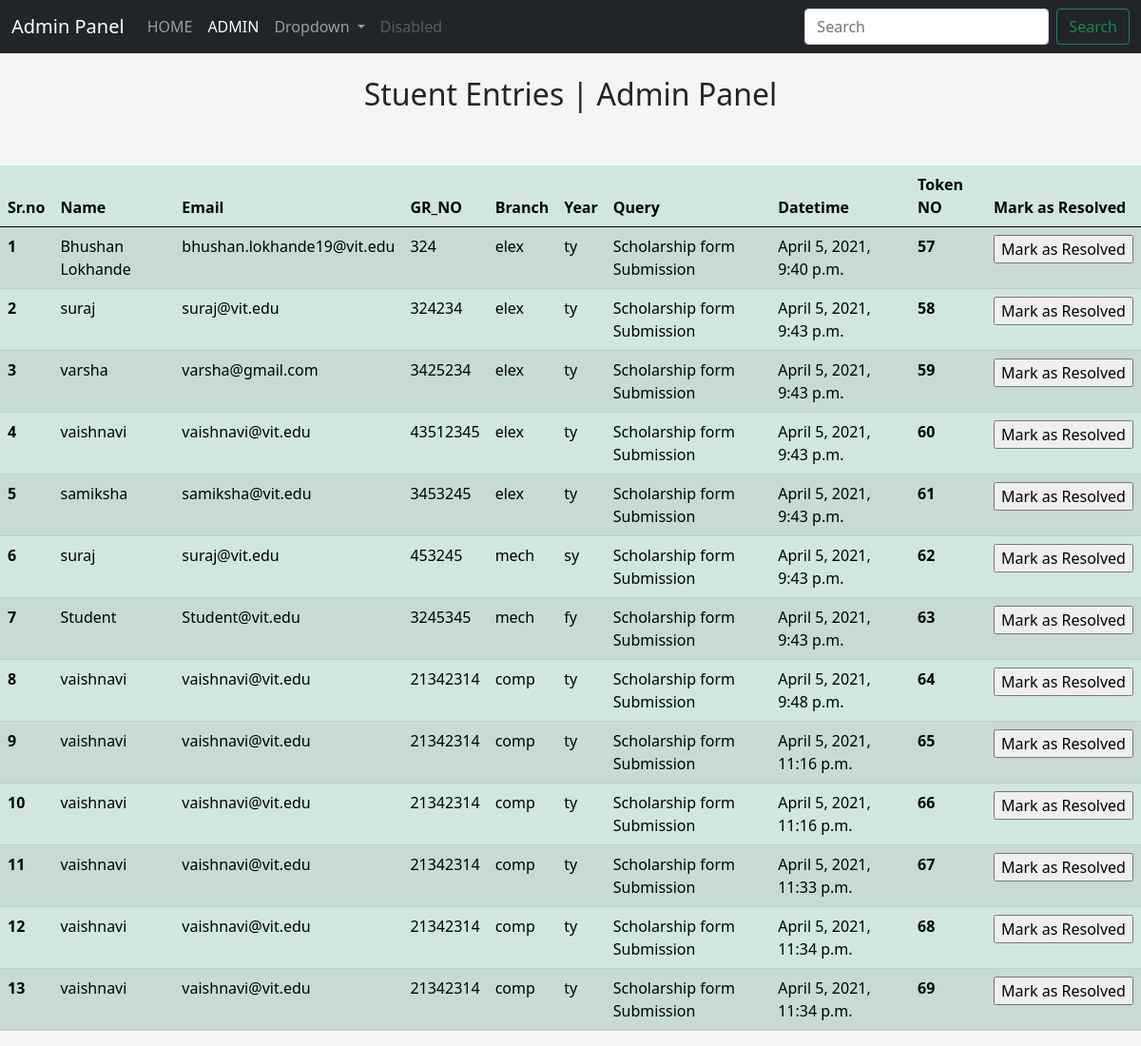
/adminview/, run on an earlier commit of the app's database.
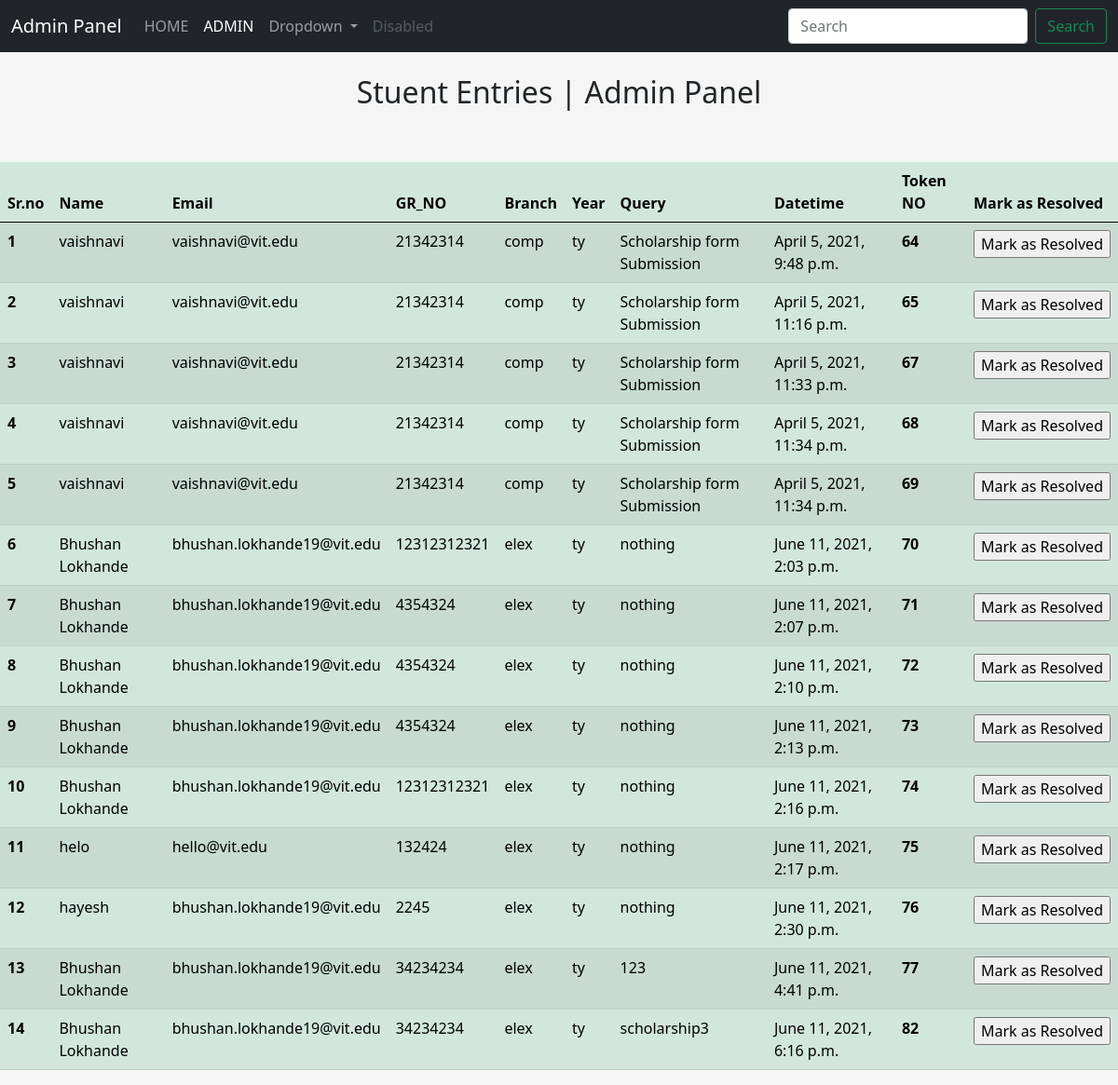
And on a later commit of the database.
### Tokenapp/models.py (models this page shows, shortened)
class Student(models.Model):
        name = models.CharField(max_length=20)
        token = models.IntegerField(default=0)
        email = models.EmailField()
        gr_no = models.IntegerField()
        branch = models.CharField(max_length=10)
        year = models.CharField(max_length=12)
        query = models.CharField(max_length=200, null=True, blank=True)
        date = models.DateTimeField(auto_now=True)

### Tokenapp/views.py (the view)
# urls.py: path("adminview/",views.adminview,name="adminview"),
def adminview(request):
    registrations = Student.objects.all()
    context={
        'entries': registrations
    }
    return render(request,'adminview.html',context)

### templates/adminview.html (shortened to what this page needs)
<!doctype html>
{% load static %}
<html lang="en">
    <head>
    <link href="https://cdn.jsdelivr.net/npm/bootstrap@5.0.0-beta3/dist/css/bootstrap.min.css" rel="stylesheet">
    </head>
    <body style="background-color:rgb(245, 245, 245); margin: 0; padding: 0;">
        <nav class="navbar navbar-expand-lg navbar-dark bg-dark">
            <div class="container-fluid">
              <a class="navbar-brand" href="#">Admin Panel</a>
              <div class="collapse navbar-collapse" id="navbarSupportedContent">
                <ul class="navbar-nav me-auto mb-2 mb-lg-0">
                  <li class="nav-item">
                    <a class="nav-link " aria-current="page" href="/" target="_self">HOME</a>
                  </li>
                  <li class="nav-item">
                    <a class="nav-link active" href="/adminview">ADMIN</a>
                  </li>
                  <li class="nav-item dropdown">
                    <a class="nav-link dropdown-toggle" href="#" id="navbarDropdown" role="button" data-bs-toggle="dropdown" aria-expanded="false">
                      Dropdown
                    </a>
                  </li>
                  <li class="nav-item">
                    <a class="nav-link disabled" href="#" tabindex="-1" aria-disabled="true">Disabled</a>
                  </li>
                </ul>
                <form class="d-flex">
                  <input class="form-control me-2" type="search" placeholder="Search" aria-label="Search">
                  <button class="btn btn-outline-success" type="submit">Search</button>
                </form>
              </div>
            </div>
          </nav>
        <br><center><h2>Stuent  Entries | Admin Panel</h2></center><br><br>
        <table class="table table-striped table-success table-success table-hover"  >
            <thead>
              <tr>
                <th scope="col"> Sr.no </th>
                <th scope="col"> Name </th>
                <th scope="col"> Email </th>
                <th scope="col"> GR_NO </th>
                <th scope="col"> Branch </th>
                <th scope="col"> Year </th>
                <th scope="col"> Query </th>
                <th scope="col"> Datetime </th>
                <th scope="col"> Token NO </th>
                <th scope="col"> Mark as Resolved </th>
              </tr>
            </thead>
            <tbody>
            {% for entry in entries %}
              <tr>
                <th scope="row">{{ forloop.counter }}</th>
                <td>{{ entry.name }}</td>
                <td>{{ entry.email }}</td>
                <td>{{ entry.gr_no }}</td>
                <td>{{ entry.branch }}</td>
                <td>{{ entry.year }}</td>
                <td>{{ entry.query }}</td>
                <td>{{ entry.date }}</td>
                <td><strong>{{ entry.id }}</strong></td>
                <td>
                  <form method="POST" action="{% url 'markasresolved' entry.id %}">
                    <input type="submit" value="Mark as Resolved">
                  </form>
                </td>
              </tr>
            {% endfor %}
            </tbody>
        </table>
    </body>
</html>

What changed in the data, as far as the page shows it:
removed Student: name "Bhushan Lokhande", email "bhushan.lokhande19@vit.edu", gr_no "324", branch "elex", year "ty", query "Scholarship form Submission", date "April 5, 2021, 9:40 p.m.", id "57"
removed Student: name "suraj", email "suraj@vit.edu", gr_no "324234", branch "elex", year "ty", query "Scholarship form Submission", date "April 5, 2021, 9:43 p.m.", id "58"
removed Student: name "varsha", email "varsha@gmail.com", gr_no "3425234", branch "elex", year "ty", query "Scholarship form Submission", date "April 5, 2021, 9:43 p.m.", id "59"
removed Student: name "vaishnavi", email "vaishnavi@vit.edu", gr_no "43512345", branch "elex", year "ty", query "Scholarship form Submission", date "April 5, 2021, 9:43 p.m.", id "60"
removed Student: name "samiksha", email "samiksha@vit.edu", gr_no "3453245", branch "elex", year "ty", query "Scholarship form Submission", date "April 5, 2021, 9:43 p.m.", id "61"
removed Student: name "suraj", email "suraj@vit.edu", gr_no "453245", branch "mech", year "sy", query "Scholarship form Submission", date "April 5, 2021, 9:43 p.m.", id "62"
removed Student: name "Student", email "Student@vit.edu", gr_no "3245345", branch "mech", year "fy", query "Scholarship form Submission", date "April 5, 2021, 9:43 p.m.", id "63"
removed Student: name "vaishnavi", email "vaishnavi@vit.edu", gr_no "21342314", branch "comp", year "ty", query "Scholarship form Submission", date "April 5, 2021, 11:16 p.m.", id "66"
added Student: name "Bhushan Lokhande", email "bhushan.lokhande19@vit.edu", gr_no "12312312321", branch "elex", year "ty", query "nothing", date "June 11, 2021, 2:03 p.m.", id "70"
added Student: name "Bhushan Lokhande", email "bhushan.lokhande19@vit.edu", gr_no "4354324", branch "elex", year "ty", query "nothing", date "June 11, 2021, 2:07 p.m.", id "71"
added Student: name "Bhushan Lokhande", email "bhushan.lokhande19@vit.edu", gr_no "4354324", branch "elex", year "ty", query "nothing", date "June 11, 2021, 2:10 p.m.", id "72"
added Student: name "Bhushan Lokhande", email "bhushan.lokhande19@vit.edu", gr_no "4354324", branch "elex", year "ty", query "nothing", date "June 11, 2021, 2:13 p.m.", id "73"
added Student: name "Bhushan Lokhande", email "bhushan.lokhande19@vit.edu", gr_no "12312312321", branch "elex", year "ty", query "nothing", date "June 11, 2021, 2:16 p.m.", id "74"
added Student: name "helo", email "hello@vit.edu", gr_no "132424", branch "elex", year "ty", query "nothing", date "June 11, 2021, 2:17 p.m.", id "75"
added Student: name "hayesh", email "bhushan.lokhande19@vit.edu", gr_no "2245", branch "elex", year "ty", query "nothing", date "June 11, 2021, 2:30 p.m.", id "76"
added Student: name "Bhushan Lokhande", email "bhushan.lokhande19@vit.edu", gr_no "34234234", branch "elex", year "ty", query "123", date "June 11, 2021, 4:41 p.m.", id "77"
added Student: name "Bhushan Lokhande", email "bhushan.lokhande19@vit.edu", gr_no "34234234", branch "elex", year "ty", query "scholarship3", date "June 11, 2021, 6:16 p.m.", id "82"
